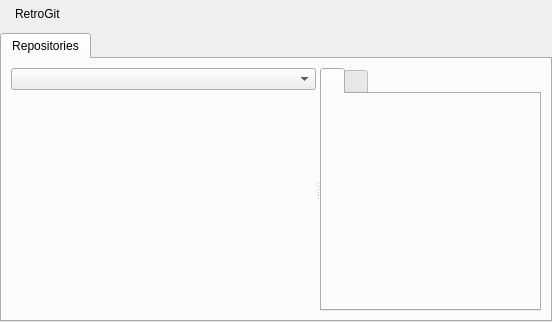
<?xml version="1.0" encoding="UTF-8"?>
<ui version="4.0">
 <class>MainWidget</class>
 <widget class="QWidget" name="MainWidget">
  <property name="geometry">
   <rect>
    <x>0</x>
    <y>0</y>
    <width>552</width>
    <height>322</height>
   </rect>
  </property>
  <property name="windowTitle">
   <string>Form</string>
  </property>
  <layout class="QGridLayout" name="gridLayout_6">
   <property name="leftMargin">
    <number>0</number>
   </property>
   <property name="topMargin">
    <number>0</number>
   </property>
   <property name="rightMargin">
    <number>0</number>
   </property>
   <property name="bottomMargin">
    <number>0</number>
   </property>
   <item row="0" column="0">
    <widget class="QFrame" name="titleBarFrame">
     <property name="sizePolicy">
      <sizepolicy hsizetype="Preferred" vsizetype="Maximum">
       <horstretch>0</horstretch>
       <verstretch>0</verstretch>
      </sizepolicy>
     </property>
     <property name="frameShape">
      <enum>QFrame::NoFrame</enum>
     </property>
     <property name="frameShadow">
      <enum>QFrame::Raised</enum>
     </property>
     <layout class="QHBoxLayout" name="horizontalLayout_2">
      <property name="leftMargin">
       <number>2</number>
      </property>
      <property name="topMargin">
       <number>2</number>
      </property>
      <property name="rightMargin">
       <number>2</number>
      </property>
      <property name="bottomMargin">
       <number>2</number>
      </property>
      <item>
       <widget class="QLabel" name="titleBarPixmap">
        <property name="maximumSize">
         <size>
          <width>24</width>
          <height>24</height>
         </size>
        </property>
        <property name="text">
         <string/>
        </property>
        <property name="pixmap">
         <pixmap resource="images.qrc">:/images/git.png</pixmap>
        </property>
        <property name="scaledContents">
         <bool>true</bool>
        </property>
       </widget>
      </item>
      <item>
       <widget class="QLabel" name="titleBarLabel">
        <property name="text">
         <string>RetroGit</string>
        </property>
       </widget>
      </item>
      <item>
       <spacer>
        <property name="orientation">
         <enum>Qt::Horizontal</enum>
        </property>
        <property name="sizeHint" stdset="0">
         <size>
          <width>123</width>
          <height>13</height>
         </size>
        </property>
       </spacer>
      </item>
      <item>
       <widget class="QToolButton" name="helpButton">
        <property name="focusPolicy">
         <enum>Qt::NoFocus</enum>
        </property>
        <property name="icon">
         <iconset>
          <normaloff>:/icons/help_64.png</normaloff>:/icons/help_64.png</iconset>
        </property>
        <property name="checkable">
         <bool>true</bool>
        </property>
        <property name="autoRaise">
         <bool>true</bool>
        </property>
       </widget>
      </item>
     </layout>
    </widget>
   </item>
   <item row="1" column="0">
    <widget class="QTabWidget" name="tabWidget">
     <property name="currentIndex">
      <number>0</number>
     </property>
     <widget class="QWidget" name="tab">
      <attribute name="title">
       <string>Repositories</string>
      </attribute>
      <layout class="QGridLayout" name="gridLayout">
       <item row="0" column="0">
        <widget class="QSplitter" name="splitter">
         <property name="orientation">
          <enum>Qt::Horizontal</enum>
         </property>
         <widget class="QWidget" name="layoutWidget">
          <layout class="QVBoxLayout" name="verticalLayout">
           <item>
            <widget class="QComboBox" name="comboBox"/>
           </item>
           <item>
            <widget class="GroupTreeWidget" name="treeWidget" native="true"/>
           </item>
          </layout>
         </widget>
         <widget class="QTabWidget" name="tabWidget">
          <widget class="QWidget" name="tabWidgetPage1">
           <attribute name="title">
            <string/>
           </attribute>
          </widget>
          <widget class="QWidget" name="tabWidgetPage2">
           <attribute name="title">
            <string/>
           </attribute>
          </widget>
         </widget>
        </widget>
       </item>
      </layout>
     </widget>
    </widget>
   </item>
  </layout>
 </widget>
 <customwidgets>
  <customwidget>
   <class>GroupTreeWidget</class>
   <extends>QWidget</extends>
   <header>gui/common/GroupTreeWidget.h</header>
   <container>1</container>
  </customwidget>
 </customwidgets>
 <resources>
  <include location="images.qrc"/>
 </resources>
 <connections/>
</ui>
